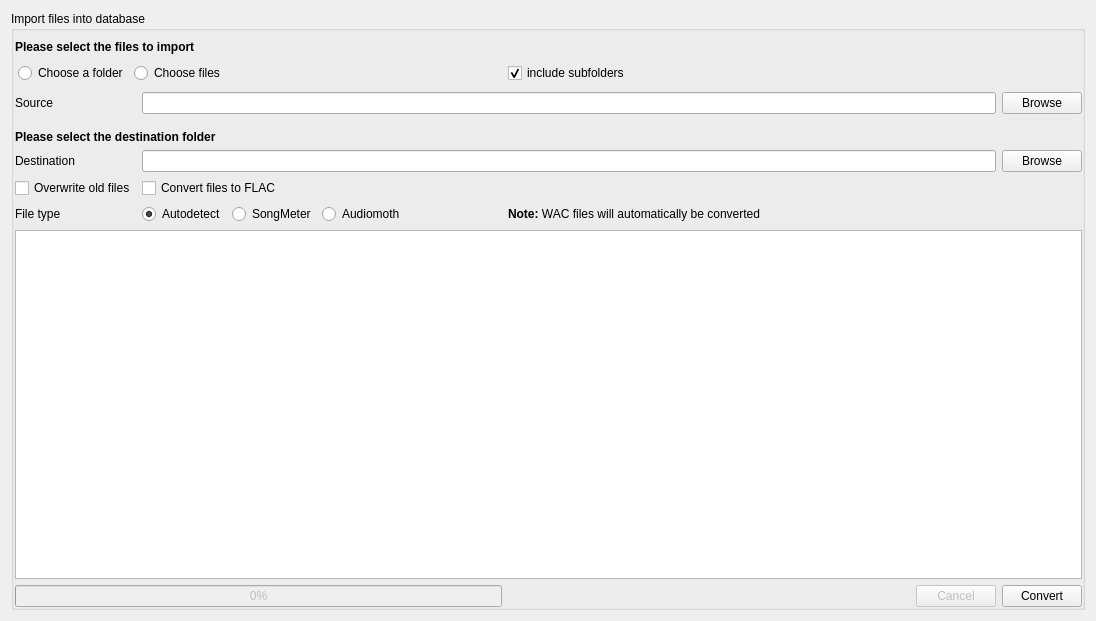
<?xml version="1.0" encoding="UTF-8"?>
<ui version="4.0">
 <class>FileImport</class>
 <widget class="QWidget" name="FileImport">
  <property name="geometry">
   <rect>
    <x>0</x>
    <y>0</y>
    <width>1096</width>
    <height>621</height>
   </rect>
  </property>
  <property name="windowTitle">
   <string>Form</string>
  </property>
  <layout class="QHBoxLayout" name="horizontalLayout_5">
   <item>
    <widget class="QGroupBox" name="groupBox">
     <property name="title">
      <string>Import files into database</string>
     </property>
     <layout class="QHBoxLayout" name="horizontalLayout_3">
      <property name="leftMargin">
       <number>1</number>
      </property>
      <property name="rightMargin">
       <number>0</number>
      </property>
      <property name="bottomMargin">
       <number>0</number>
      </property>
      <item>
       <layout class="QGridLayout" name="gridLayout_2">
        <property name="verticalSpacing">
         <number>6</number>
        </property>
        <item row="1" column="0" colspan="2">
         <layout class="QHBoxLayout" name="horizontalLayout_4">
          <property name="sizeConstraint">
           <enum>QLayout::SetDefaultConstraint</enum>
          </property>
          <property name="leftMargin">
           <number>3</number>
          </property>
          <property name="topMargin">
           <number>3</number>
          </property>
          <property name="rightMargin">
           <number>3</number>
          </property>
          <property name="bottomMargin">
           <number>3</number>
          </property>
          <item>
           <widget class="QRadioButton" name="isFolder_2">
            <property name="sizePolicy">
             <sizepolicy hsizetype="Maximum" vsizetype="Preferred">
              <horstretch>0</horstretch>
              <verstretch>0</verstretch>
             </sizepolicy>
            </property>
            <property name="text">
             <string>Choose a folder</string>
            </property>
            <property name="checked">
             <bool>true</bool>
            </property>
           </widget>
          </item>
          <item>
           <widget class="QRadioButton" name="isFile_2">
            <property name="sizePolicy">
             <sizepolicy hsizetype="Preferred" vsizetype="Preferred">
              <horstretch>0</horstretch>
              <verstretch>0</verstretch>
             </sizepolicy>
            </property>
            <property name="minimumSize">
             <size>
              <width>0</width>
              <height>0</height>
             </size>
            </property>
            <property name="text">
             <string>Choose files</string>
            </property>
            <property name="checked">
             <bool>false</bool>
            </property>
           </widget>
          </item>
         </layout>
        </item>
        <item row="10" column="0" colspan="5">
         <widget class="QTextEdit" name="logConsole_2">
          <property name="sizePolicy">
           <sizepolicy hsizetype="Preferred" vsizetype="Expanding">
            <horstretch>0</horstretch>
            <verstretch>0</verstretch>
           </sizepolicy>
          </property>
         </widget>
        </item>
        <item row="11" column="4">
         <widget class="QPushButton" name="convertBtn_2">
          <property name="text">
           <string>Convert</string>
          </property>
         </widget>
        </item>
        <item row="11" column="0" colspan="2">
         <widget class="QProgressBar" name="progressBar_2">
          <property name="enabled">
           <bool>false</bool>
          </property>
          <property name="value">
           <number>0</number>
          </property>
         </widget>
        </item>
        <item row="7" column="0">
         <widget class="QLabel" name="destinationLabel_2">
          <property name="text">
           <string>Destination</string>
          </property>
          <property name="margin">
           <number>5</number>
          </property>
         </widget>
        </item>
        <item row="7" column="4">
         <widget class="QPushButton" name="destBrowseBtn_2">
          <property name="text">
           <string>Browse</string>
          </property>
         </widget>
        </item>
        <item row="2" column="4">
         <widget class="QPushButton" name="srcBrowseBtn_2">
          <property name="sizePolicy">
           <sizepolicy hsizetype="Maximum" vsizetype="Fixed">
            <horstretch>0</horstretch>
            <verstretch>0</verstretch>
           </sizepolicy>
          </property>
          <property name="text">
           <string>Browse</string>
          </property>
         </widget>
        </item>
        <item row="8" column="0">
         <widget class="QCheckBox" name="overwrite_2">
          <property name="sizePolicy">
           <sizepolicy hsizetype="Maximum" vsizetype="Fixed">
            <horstretch>0</horstretch>
            <verstretch>0</verstretch>
           </sizepolicy>
          </property>
          <property name="text">
           <string>Overwrite old files</string>
          </property>
         </widget>
        </item>
        <item row="8" column="1">
         <widget class="QCheckBox" name="checkBox_2">
          <property name="text">
           <string>Convert files to FLAC</string>
          </property>
         </widget>
        </item>
        <item row="0" column="0" colspan="5">
         <widget class="QLabel" name="label">
          <property name="minimumSize">
           <size>
            <width>0</width>
            <height>0</height>
           </size>
          </property>
          <property name="text">
           <string>&lt;b&gt;Please select the files to import&lt;/b&gt;</string>
          </property>
          <property name="margin">
           <number>5</number>
          </property>
         </widget>
        </item>
        <item row="11" column="3" alignment="Qt::AlignRight">
         <widget class="QPushButton" name="cancelBtn_2">
          <property name="enabled">
           <bool>false</bool>
          </property>
          <property name="sizePolicy">
           <sizepolicy hsizetype="Maximum" vsizetype="Fixed">
            <horstretch>0</horstretch>
            <verstretch>0</verstretch>
           </sizepolicy>
          </property>
          <property name="layoutDirection">
           <enum>Qt::LeftToRight</enum>
          </property>
          <property name="text">
           <string>Cancel</string>
          </property>
         </widget>
        </item>
        <item row="7" column="1" colspan="3">
         <widget class="QLineEdit" name="destPathInput_2">
          <property name="sizePolicy">
           <sizepolicy hsizetype="MinimumExpanding" vsizetype="Fixed">
            <horstretch>0</horstretch>
            <verstretch>0</verstretch>
           </sizepolicy>
          </property>
         </widget>
        </item>
        <item row="3" column="0">
         <spacer name="verticalSpacer">
          <property name="orientation">
           <enum>Qt::Vertical</enum>
          </property>
          <property name="sizeType">
           <enum>QSizePolicy::Maximum</enum>
          </property>
          <property name="sizeHint" stdset="0">
           <size>
            <width>20</width>
            <height>10</height>
           </size>
          </property>
         </spacer>
        </item>
        <item row="2" column="1" colspan="3">
         <widget class="QLineEdit" name="srcPathInput_2">
          <property name="sizePolicy">
           <sizepolicy hsizetype="MinimumExpanding" vsizetype="Fixed">
            <horstretch>0</horstretch>
            <verstretch>0</verstretch>
           </sizepolicy>
          </property>
          <property name="maximumSize">
           <size>
            <width>16777215</width>
            <height>16777215</height>
           </size>
          </property>
         </widget>
        </item>
        <item row="1" column="2">
         <widget class="QCheckBox" name="isRecursive_2">
          <property name="enabled">
           <bool>true</bool>
          </property>
          <property name="sizePolicy">
           <sizepolicy hsizetype="Maximum" vsizetype="Fixed">
            <horstretch>0</horstretch>
            <verstretch>0</verstretch>
           </sizepolicy>
          </property>
          <property name="text">
           <string>include subfolders</string>
          </property>
          <property name="checked">
           <bool>true</bool>
          </property>
         </widget>
        </item>
        <item row="4" column="0" colspan="5">
         <widget class="QLabel" name="label_2">
          <property name="text">
           <string>&lt;b&gt;Please select the destination folder&lt;/b&gt;</string>
          </property>
          <property name="textFormat">
           <enum>Qt::AutoText</enum>
          </property>
          <property name="margin">
           <number>5</number>
          </property>
         </widget>
        </item>
        <item row="9" column="0">
         <widget class="QLabel" name="label_3">
          <property name="text">
           <string>File type</string>
          </property>
          <property name="margin">
           <number>5</number>
          </property>
         </widget>
        </item>
        <item row="2" column="0">
         <widget class="QLabel" name="sourceLabel_2">
          <property name="maximumSize">
           <size>
            <width>169</width>
            <height>16777215</height>
           </size>
          </property>
          <property name="text">
           <string>Source</string>
          </property>
          <property name="margin">
           <number>5</number>
          </property>
         </widget>
        </item>
        <item row="9" column="1">
         <layout class="QHBoxLayout" name="horizontalLayout_6">
          <item>
           <widget class="QRadioButton" name="radioButton">
            <property name="sizePolicy">
             <sizepolicy hsizetype="Maximum" vsizetype="Fixed">
              <horstretch>0</horstretch>
              <verstretch>0</verstretch>
             </sizepolicy>
            </property>
            <property name="text">
             <string>Autodetect</string>
            </property>
            <property name="checked">
             <bool>true</bool>
            </property>
           </widget>
          </item>
          <item>
           <widget class="QRadioButton" name="radioButton_3">
            <property name="sizePolicy">
             <sizepolicy hsizetype="Maximum" vsizetype="Fixed">
              <horstretch>0</horstretch>
              <verstretch>0</verstretch>
             </sizepolicy>
            </property>
            <property name="text">
             <string>SongMeter</string>
            </property>
           </widget>
          </item>
          <item>
           <widget class="QRadioButton" name="radioButton_2">
            <property name="sizePolicy">
             <sizepolicy hsizetype="Preferred" vsizetype="Fixed">
              <horstretch>0</horstretch>
              <verstretch>0</verstretch>
             </sizepolicy>
            </property>
            <property name="text">
             <string>Audiomoth</string>
            </property>
           </widget>
          </item>
         </layout>
        </item>
        <item row="9" column="2" colspan="3">
         <widget class="QLabel" name="label_4">
          <property name="text">
           <string>&lt;b&gt;Note:&lt;/b&gt; WAC files will automatically be converted</string>
          </property>
         </widget>
        </item>
       </layout>
      </item>
     </layout>
    </widget>
   </item>
  </layout>
 </widget>
 <resources/>
 <connections/>
</ui>
